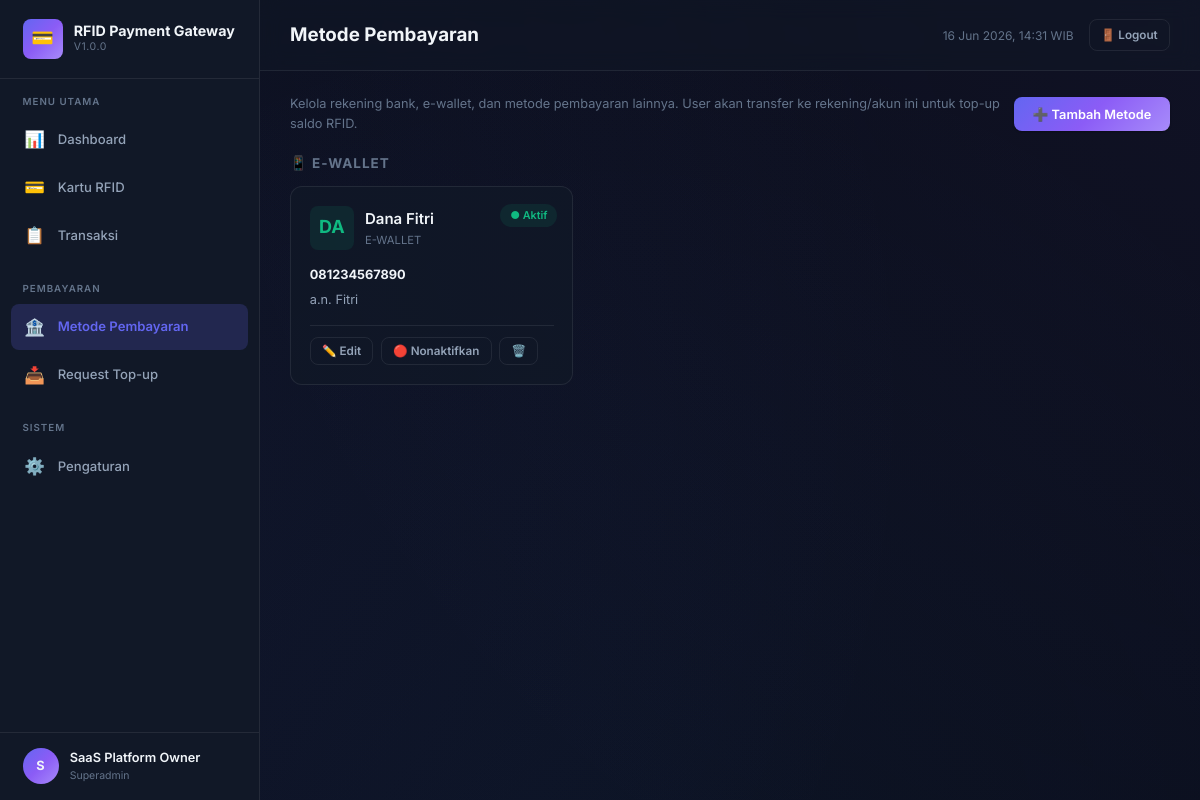
The page /pages/payment_methods.php (signed in) on the database its author committed.
### tables this page shows
CREATE TABLE IF NOT EXISTS `payment_methods` (
    `id` INT AUTO_INCREMENT PRIMARY KEY,
    `tenant_id` INT NOT NULL,
    `tipe` ENUM('bank','ewallet','qris','other') NOT NULL,
    `nama` VARCHAR(100) NOT NULL COMMENT 'Nama bank/ewallet (BCA, Dana, dll)',
    `kode` VARCHAR(20) DEFAULT NULL,
    `nomor_akun` VARCHAR(100) NOT NULL,
    `nama_pemilik` VARCHAR(100) NOT NULL,
    `icon` VARCHAR(50) DEFAULT NULL,
    `instruksi` TEXT DEFAULT NULL,
    `is_active` TINYINT(1) DEFAULT 1,
    `urutan` INT DEFAULT 0,
    `created_at` TIMESTAMP DEFAULT CURRENT_TIMESTAMP,
    `updated_at` TIMESTAMP DEFAULT CURRENT_TIMESTAMP ON UPDATE CURRENT_TIMESTAMP,
    FOREIGN KEY (`tenant_id`) REFERENCES `tenants`(`id`) ON DELETE CASCADE,
    INDEX `idx_tenant_active` (`tenant_id`, `is_active`)
);

### config.php (called while the page is built, shortened)
<?php
if (! function_exists('sanitize')) {
    function sanitize($input) {
        return htmlspecialchars(trim($input), ENT_QUOTES, 'UTF-8');
    }
}

### pages/payment_methods.php (the view, shortened to what this page needs)
<?php
require_once '_header.php';
$pdo = getDB();
$methods = $pdo->query("SELECT * FROM payment_methods ORDER BY urutan ASC, nama ASC")->fetchAll();
$grouped = ['bank' => [], 'ewallet' => [], 'qris' => [], 'other' => []];
foreach ($methods as $m) {
    $grouped[$m['tipe']][] = $m;
}
?>
<div class="toolbar">
    <div style="flex:1">
        <p class="text-muted" style="font-size:0.85rem">
            Kelola rekening bank, e-wallet, dan metode pembayaran lainnya. User akan transfer ke rekening/akun ini untuk top-up saldo RFID.
        </p>
    </div>
    <button class="btn btn-primary" onclick="App.openModal('modal-add-pm')">
        ➕ Tambah Metode
    </button>
</div>
<?php if (!empty($grouped['ewallet'])): ?>
<h3 style="font-size:0.9rem;color:var(--text-muted);margin-bottom:0.75rem;text-transform:uppercase;letter-spacing:1px">📱 E-Wallet</h3>
<div class="pm-grid mb-3">
    <?php foreach ($grouped['ewallet'] as $m): ?>
    <div class="pm-card">
        <div class="pm-status">
            <?php if ($m['is_active']): ?>
                <span class="badge badge-success">● Aktif</span>
            <?php else: ?>
                <span class="badge badge-default">● Nonaktif</span>
            <?php endif; ?>
        </div>
        <div class="pm-header">
            <div class="pm-icon ewallet"><?= strtoupper(substr($m['nama'], 0, 2)) ?></div>
            <div>
                <div class="pm-name"><?= sanitize($m['nama']) ?></div>
                <div class="pm-type">E-Wallet</div>
            </div>
        </div>
        <div class="pm-detail"><strong><?= sanitize($m['nomor_akun']) ?></strong></div>
        <div class="pm-detail">a.n. <?= sanitize($m['nama_pemilik']) ?></div>
        <div class="pm-actions">
            <button class="btn btn-ghost btn-sm" onclick='showEditPM(<?= json_encode($m) ?>)'>✏️ Edit</button>
            <button class="btn btn-ghost btn-sm" onclick="togglePM(<?= $m['id'] ?>)">
                <?= $m['is_active'] ? '🔴 Nonaktifkan' : '🟢 Aktifkan' ?>
            </button>
            <button class="btn btn-ghost btn-sm text-danger" onclick="deletePM(<?= $m['id'] ?>, '<?= sanitize($m['nama']) ?>')">🗑️</button>
        </div>
    </div>
    <?php endforeach; ?>
</div>
<?php endif; ?>
<?php
require_once '_footer.php';
?>

### assets/css/style.css (style rules this page uses)
:root { --bg-primary: #0a0e1a; --bg-secondary: #111827; --bg-card: rgba(17, 24, 39, 0.8); --bg-glass: rgba(255, 255, 255, 0.05); --bg-glass-hover: rgba(255, 255, 255, 0.08); --bg-input: rgba(255, 255, 255, 0.06); --text-primary: #f1f5f9; --text-secondary: #94a3b8; --text-muted: #64748b; --accent-primary: #6366f1; --accent-primary-glow: rgba(99, 102, 241, 0.3); --accent-secondary: #8b5cf6; --accent-gradient: linear-gradient(135deg, #6366f1, #8b5cf6, #a78bfa); --success: #10b981; --success-bg: rgba(16, 185, 129, 0.1); --warning: #f59e0b; --warning-bg: rgba(245, 158, 11, 0.1); --danger: #ef4444; --danger-bg: rgba(239, 68, 68, 0.1); --info: #3b82f6; --info-bg: rgba(59, 130, 246, 0.1); --border-color: rgba(255, 255, 255, 0.08); --border-color-hover: rgba(255, 255, 255, 0.15); --shadow-sm: 0 1px 2px rgba(0, 0, 0, 0.3); --shadow-md: 0 4px 6px rgba(0, 0, 0, 0.3); --shadow-lg: 0 10px 25px rgba(0, 0, 0, 0.4); --shadow-glow: 0 0 20px var(--accent-primary-glow); --sidebar-width: 260px; --header-height: 64px; --radius-sm: 8px; --radius-md: 12px; --radius-lg: 16px; --radius-xl: 20px; --transition-fast: 0.15s ease; --transition-normal: 0.3s ease; --transition-slow: 0.5s ease; }
*, *::before, *::after { margin: 0; padding: 0; box-sizing: border-box; }
html { font-size: 15px; scroll-behavior: smooth; }
body { font-family: 'Inter', -apple-system, BlinkMacSystemFont, sans-serif; background: var(--bg-primary); color: var(--text-primary); line-height: 1.6; min-height: 100vh; overflow-x: hidden; }
body::before { content: ''; position: fixed; top: -50%; left: -50%; width: 200%; height: 200%; background: radial-gradient(circle at 20% 50%, rgba(99, 102, 241, 0.08) 0%, transparent 50%), radial-gradient(circle at 80% 20%, rgba(139, 92, 246, 0.06) 0%, transparent 50%), radial-gradient(circle at 50% 80%, rgba(59, 130, 246, 0.05) 0%, transparent 50%); animation: bgFloat 20s ease-in-out infinite; z-index: -1; pointer-events: none; }
.btn { display: inline-flex; align-items: center; justify-content: center; gap: 0.5rem; padding: 0.65rem 1.25rem; font-family: inherit; font-size: 0.85rem; font-weight: 600; border: 1px solid transparent; border-radius: var(--radius-sm); cursor: pointer; transition: all var(--transition-fast); text-decoration: none; white-space: nowrap; }
.btn-primary { background: var(--accent-gradient); color: white; border: none; box-shadow: var(--shadow-sm); }
.btn-ghost { background: transparent; color: var(--text-secondary); border: 1px solid var(--border-color); }
.btn-sm { padding: 0.4rem 0.75rem; font-size: 0.78rem; }
.badge { display: inline-flex; align-items: center; gap: 0.3rem; padding: 0.2rem 0.65rem; font-size: 0.72rem; font-weight: 600; border-radius: 50px; white-space: nowrap; }
.badge-success { background: var(--success-bg); color: var(--success); }
.animate-in { animation: slideUp 0.4s ease; }
.toolbar { display: flex; align-items: center; gap: 0.75rem; margin-bottom: 1.25rem; flex-wrap: wrap; }
.pm-grid { display: grid; grid-template-columns: repeat(auto-fill, minmax(280px, 1fr)); gap: 1rem; }
.pm-card { background: var(--bg-card); border: 1px solid var(--border-color); border-radius: var(--radius-md); padding: 1.25rem; transition: all var(--transition-normal); position: relative; }
.pm-card .pm-header { display: flex; align-items: center; gap: 0.75rem; margin-bottom: 1rem; }
.pm-card .pm-icon { width: 44px; height: 44px; border-radius: var(--radius-sm); display: flex; align-items: center; justify-content: center; font-size: 1.2rem; font-weight: 700; }
.pm-card .pm-icon.ewallet { background: var(--success-bg); color: var(--success); }
.pm-card .pm-name { font-weight: 600; font-size: 1rem; }
.pm-card .pm-type { font-size: 0.75rem; color: var(--text-muted); text-transform: uppercase; }
.pm-card .pm-detail { font-size: 0.85rem; color: var(--text-secondary); margin-bottom: 0.3rem; }
.pm-card .pm-detail strong { color: var(--text-primary); }
.pm-card .pm-actions { display: flex; gap: 0.5rem; margin-top: 1rem; padding-top: 0.75rem; border-top: 1px solid var(--border-color); }
.pm-card .pm-status { position: absolute; top: 1rem; right: 1rem; }
.text-danger { color: var(--danger); }
.text-muted { color: var(--text-muted); }
.mb-3 { margin-bottom: 1.5rem; }

### rows shown on the page
payment_methods: is_active "● Aktif", nama "DA", nama "Dana Fitri", nomor_akun "081234567890", nama_pemilik "Fitri"

### other values the page prints
APP_NAME "RFID Payment Gateway"
APP_VERSION "1.0.0"
substr($_SESSION['admin_nama'] ?? 'A', 0, 1) "S"
$_SESSION['admin_nama'] "SaaS Platform Owner"
$_SESSION['admin_role'] "Superadmin"
$pageTitle "Metode Pembayaran"
